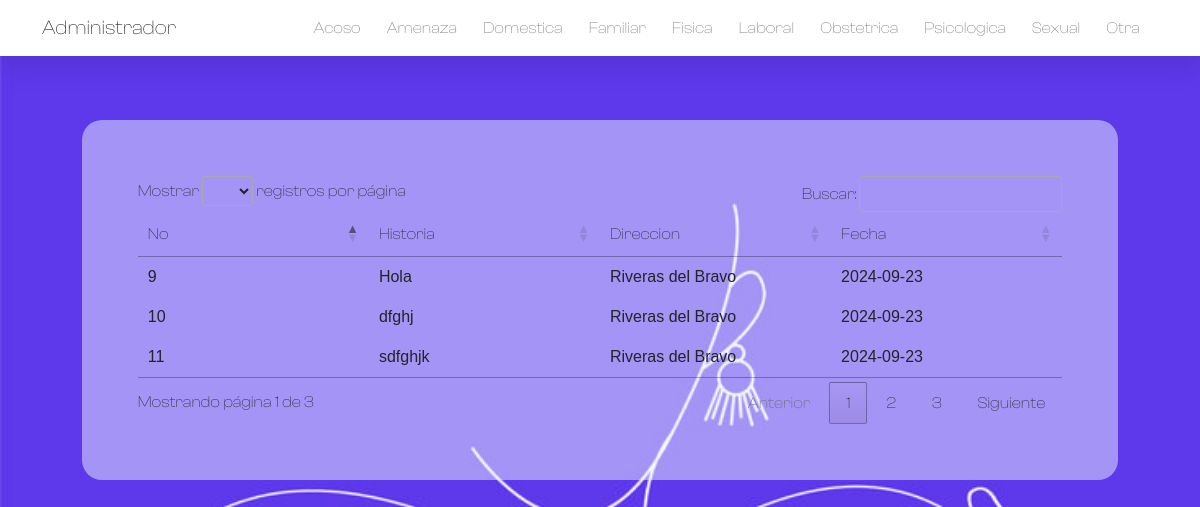
/admin/src/secciones/acoso.php, run on the app's committed database.
### tables this page shows
CREATE TABLE IF NOT EXISTS `denuncias` (
  `id` int NOT NULL AUTO_INCREMENT,
  `historia` text NOT NULL,
  `id_col` int NOT NULL,
  `categoria` text NOT NULL,
  `fecha` date NOT NULL,
  `fecha_denuncia` date NOT NULL,
  PRIMARY KEY (`id`),
  KEY `colonia` (`id_col`)
);

CREATE TABLE IF NOT EXISTS `colonias` (
  `id` int NOT NULL AUTO_INCREMENT,
  `nombre` text NOT NULL,
  `lat` varchar(255) NOT NULL,
  `longitude` varchar(255) NOT NULL,
  PRIMARY KEY (`id`)
);

### admin/src/secciones/acoso.php (the view)
<?php
include("C:\wamp64\www\Woman_Safe\db\conection.php");
$query_mapa = $conn->prepare("SELECT d.id, d.historia, d.fecha, c.nombre AS nombre_colonia
FROM denuncias d
JOIN colonias c ON d.id_col = c.id
WHERE d.categoria = 'Acoso u hostigamiento'
");
$query_mapa->execute();
$result = $query_mapa->get_result();
$lista_de_denuncias = [];
while ($row = $result->fetch_assoc()) {
    $lista_de_denuncias[] = $row;
}
include("../cabeceras/header.php");
?>
<br>
<div class="container_tabla">
    <div class="tabla-container">
        <div class="tabla-son">
            <table class="tabla">
                <thead>
                    <tr>
                        <th scope="col">No</th>
                        <th scope="col">Historia</th>
                        <th scope="col">Direccion</th>
                        <th scope="col">Fecha</th>
                    </tr>
                </thead>
                <tbody>
                    <?php foreach ($lista_de_denuncias as $registros) { ?>
                        <tr class="">
                            <td>
                                <?php echo $registros['id']; ?>
                            </td>
                            <td>
                                <?php echo $registros['historia']; ?>
                            </td>
                            <td>
                                <?php echo $registros['nombre_colonia']; ?>
                            </td>
                            <td>
                                <?php echo $registros['fecha']; ?>
                            </td>
                        </tr>
                    <?php } ?>
                </tbody>
            </table>
        </div>
    </div>
</div>
<?php
include("../cabeceras/footer.php");
?>

### admin/src/cabeceras/header.php (shortened to what this page needs)
<?php
$url_base = "http://localhost/woman_safe/admin";
?>
<!doctype html>
<html lang="es">
<head>
    <link rel="stylesheet" type="text/css" href="https://cdn.datatables.net/1.13.7/css/jquery.dataTables.min.css">
    <link rel="stylesheet" href="https://cdn.jsdelivr.net/npm/bootstrap@5.2.3/dist/css/bootstrap.min.css">
    <link rel="stylesheet" href="../../style/estilo.css">
</head>
<body>
    <nav class="navbar navbar-expand-lg bg-white sticky-top">
        <div class="container">
            <a class="navbar-brand" href="#">Administrador</a>
            <div class="collapse navbar-collapse" id="navbarNavDropdown">
                <ul class="navbar-nav ms-auto">
                    <li class="nav-item">
                        <a class="nav-link" href="<?php echo $url_base; ?>/src/secciones/acoso.php">Acoso</a>
                    </li>
                    <li class="nav-item">
                        <a class="nav-link" href="<?php echo $url_base; ?>/src/secciones/amenaza.php">Amenaza</a>
                    </li>
                    <li class="nav-item">
                        <a class="nav-link" href="<?php echo $url_base; ?>/src/secciones/domestica.php">Domestica</a>
                    </li>
                    <li class="nav-item">
                        <a class="nav-link" href="<?php echo $url_base; ?>/src/secciones/familiar.php">Familiar</a>
                    </li>
                    <li class="nav-item">
                        <a class="nav-link" href="<?php echo $url_base; ?>/src/secciones/fisica.php">Fisica</a>
                    </li>
                    <li class="nav-item">
                        <a class="nav-link" href="<?php echo $url_base; ?>/src/secciones/laboral.php">Laboral</a>
                    </li>
                    <li class="nav-item">
                        <a href="<?php echo $url_base; ?>/src/secciones/obstetrica.php" class="nav-link">Obstetrica</a>
                    </li>
                    <li class="nav-item">
                        <a href="<?php echo $url_base; ?>/src/secciones/psicologica.php" class="nav-link">Psicologica</a>
                    </li>
                    <li class="nav-item">
                        <a href="<?php echo $url_base; ?>/src/secciones/sexual.php" class="nav-link">Sexual</a>
                    </li>
                    <li class="nav-item">
                        <a href="<?php echo $url_base; ?>/src/secciones/otra.php" class="nav-link">Otra</a>
                    </li>
                </ul>
            </div>
        </div>
    </nav>
    <main class="container">

### admin/src/cabeceras/footer.php (shortened to what this page needs)
</main>
</body>
</html>

### admin/style/estilo.css (style rules this page uses)
:root { --c-dark: #212529; --c-brand: #4e57d4; --c-brand-light: #4e57d4; --c-brand-rgd: 78, 87, 212; --c-body: #727272; --font-base: "ClashDisplay", sans-serif; --box-shandow: 0px 15px 25px rgba(0, 0, 0, 0.08); --transition: all 0.5s ease; }
* { margin: 0; padding: 0; box-sizing: border-box; }
body { background-image: url(../img/fondo.jpg); background-size: cover; background-attachment: fixed; background-repeat: no-repeat; font-family: var(--font-base); }
.navbar { box-shadow: var(--box-shandow); }
.nav-item { font-family: var(--font-base); margin-right: 10px; }
.container_tabla { background-color: rgba(240, 248, 255, 0.479); border-radius: 20px; flex-wrap: wrap; margin: 40px; padding: 5%; }
.tabla-son { width: 100%; overflow-x: auto; max-width: 100%; }
table { width: 250px; table-layout: fixed; }
td { font-size: 1rem; font-family: 'Poppins', sans-serif; }
th, td { width: 100px; word-wrap: break-word; padding: 25px; }

### data on the page
denuncias: id "9", historia "Hola", colonias.nombre "Riveras del Bravo", fecha "2024-09-23"
denuncias: id "11", historia "sdfghjk", colonias.nombre "Riveras del Bravo", fecha "2024-09-23"
denuncias: id "10", historia "dfghj", colonias.nombre "Riveras del Bravo", fecha "2024-09-23"
